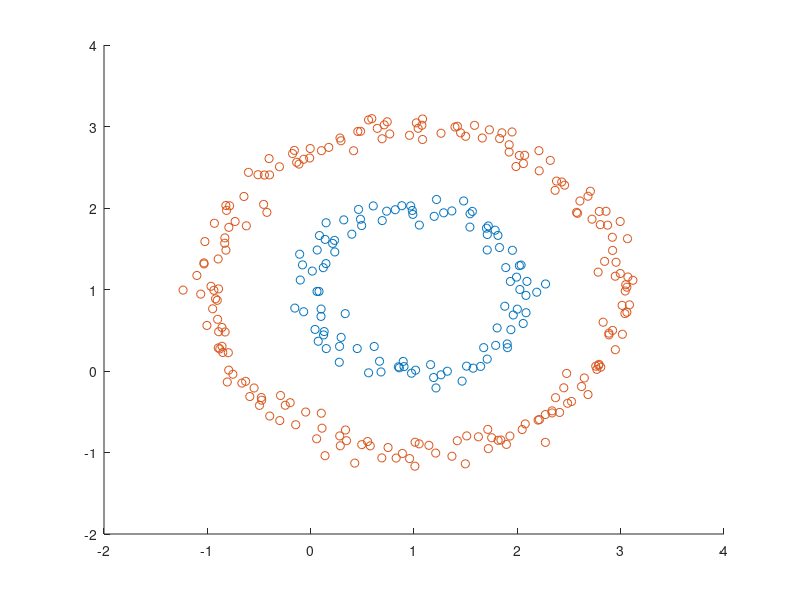
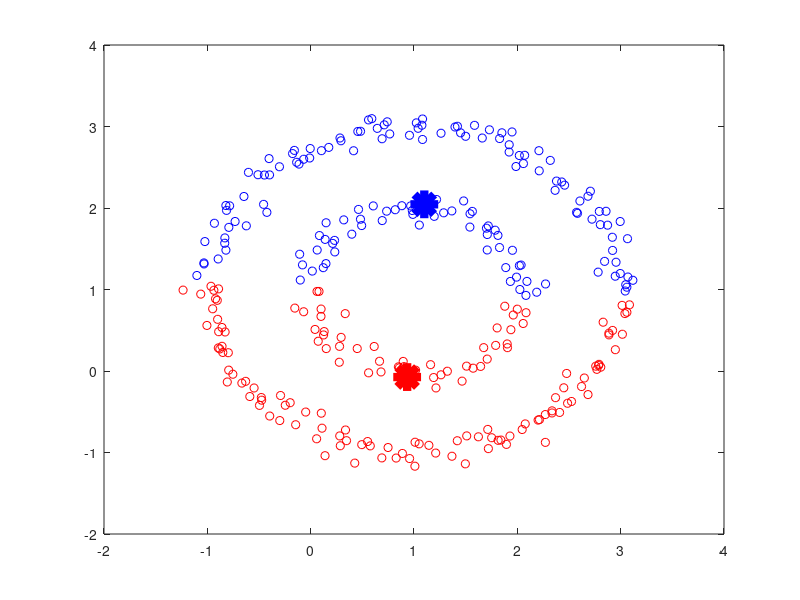

Write the MATLAB code that produced these figures, in order. (Note: this script raises an error after producing the figures.)
%sample spectral technique

clear ;
close all ;

figure ; 

N = 100 ;
K = 2 ;

theta = linspace(0, 2 * pi, N) ;
C1X1 = 1 + cos(theta) + 0.1 * randn(1, N) ;
C1X2 = 1 + sin(theta) + 0.1 * randn(1, N) ;
scatter(C1X1, C1X2) ; hold on ;
theta = linspace(0, 2 * pi, 2*N) ;
C2X1 = 1 + 2 * cos(theta) + 0.1 * randn(1, 2*N) ;
C2X2 = 1 + 2 * sin(theta) + 0.1 * randn(1, 2*N) ;
scatter(C2X1, C2X2) ;
X = [C1X1', C1X2' ; C2X1', C2X2'] ;
print(gcf, '-dpng', '../plot/sc_sample_scatter.png') ;

figure ;

[idx, c] = kmeans(X, K) ;
plot(X(idx==1, 1), X(idx==1, 2), 'ob') ;
hold on ;
plot(X(idx==2, 1), X(idx==2, 2), 'or') ;
h = plot(c(1, 1), c(1, 2), '*b') ;
set(h, 'LineWidth', 20) ;
h = plot(c(2, 1), c(2, 2), '*r') ;
set(h, 'LineWidth', 20) ;
print(gcf, '-dpng', '../plot/sc_sample_kmeans.png') ;

figure ;
epsilon = 0.7 ;
D = dist(X') ;
A = double(D < epsilon) ;
gplot(A, X) ;
print(gcf, '-dpng', '../plot/sc_sample_adj.png') ;
figure ;
[V, Lambda] = eigs(A, K) ;
[idx, c] = kmeans(V, K) ;
plot(X(idx==1, 1), X(idx==1, 2), 'ob') ;
hold on ;
plot(X(idx==2, 1), X(idx==2, 2), 'or') ;
print(gcf, '-dpng', '../plot/sc_sample_sc.png') ;

figure ;
plot(V(idx==1, 1), V(idx==1, 2), 'ob') ;
hold on ;
plot(V(idx==2, 1), V(idx==2, 2), 'or') ;
print(gcf, '-dpng', '../plot/sc_sample_2d_embed.png') ;
% h = plot(c(1, 1), c(1, 2), '*b') ;
% set(h, 'LineWidth', 20) ;
% h = plot(c(2, 1), c(2, 2), '*r') ;
% set(h, 'LineWidth', 20) ;
